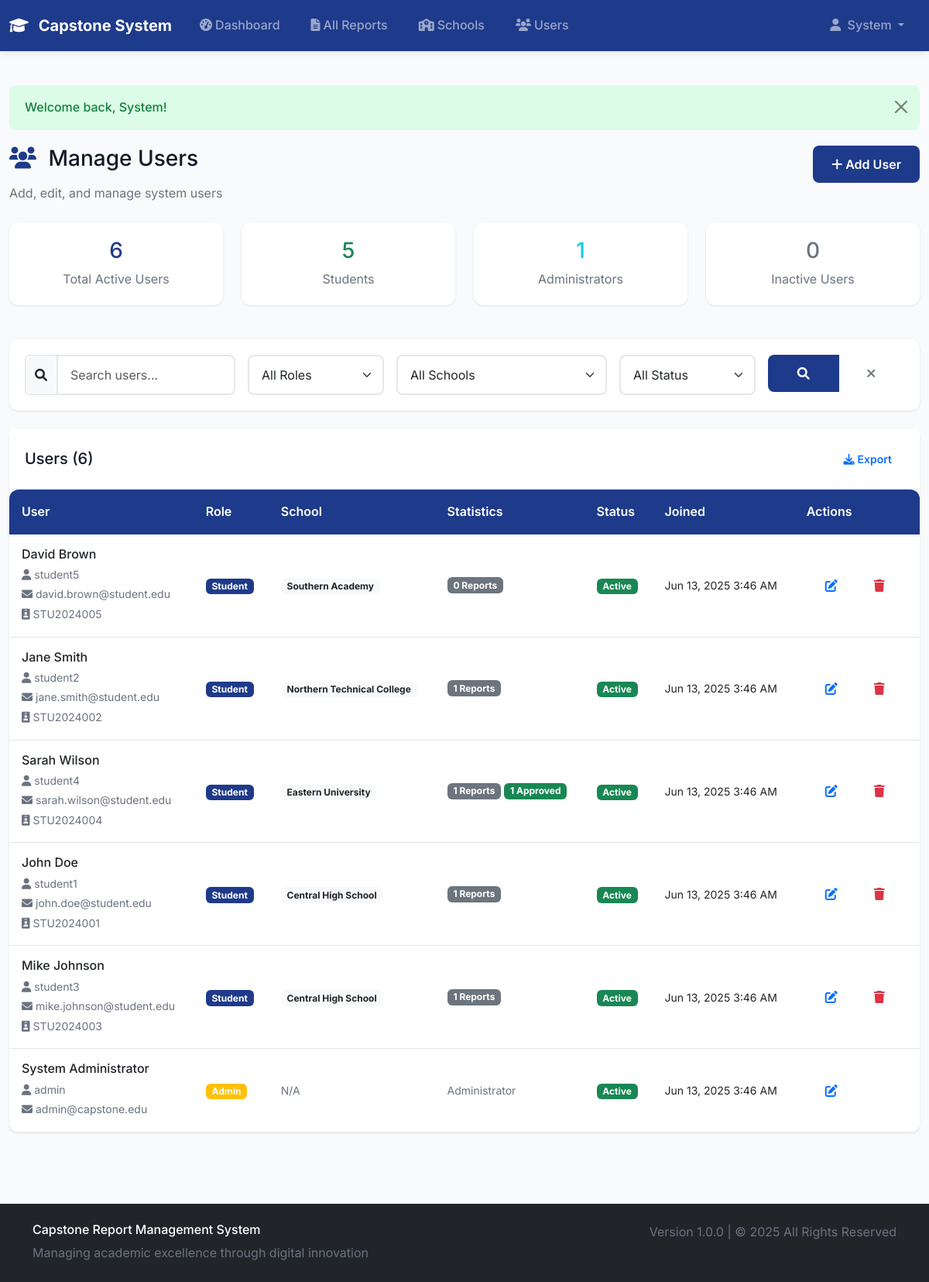
/admin/manage_users.php (signed in), run on the app's committed database.
### tables this page shows
CREATE TABLE users (
    id INT AUTO_INCREMENT PRIMARY KEY,
    username VARCHAR(100) UNIQUE NOT NULL,
    email VARCHAR(255) UNIQUE NOT NULL,
    password VARCHAR(255) NOT NULL,
    first_name VARCHAR(100) NOT NULL,
    last_name VARCHAR(100) NOT NULL,
    role ENUM('student', 'admin') NOT NULL,
    student_id VARCHAR(50),
    school_id INT,
    status ENUM('active', 'inactive') DEFAULT 'active',
    created_at TIMESTAMP DEFAULT CURRENT_TIMESTAMP,
    FOREIGN KEY (school_id) REFERENCES schools(id) ON DELETE SET NULL
);

CREATE TABLE schools (
    id INT AUTO_INCREMENT PRIMARY KEY,
    name VARCHAR(255) NOT NULL,
    code VARCHAR(50) UNIQUE NOT NULL,
    email VARCHAR(255) NOT NULL,
    password VARCHAR(255) NOT NULL,
    contact_person VARCHAR(255),
    phone VARCHAR(50),
    address TEXT,
    status ENUM('active', 'inactive') DEFAULT 'active',
    created_at TIMESTAMP DEFAULT CURRENT_TIMESTAMP
);

### config/config.php (called while the page is built, shortened)
<?php
require_once __DIR__ . '/database.php';
require_once __DIR__ . '/../includes/functions.php';
$db = new Database();
?>

### config/database.php (called while the page is built, shortened)
<?php
class Database {
    private $host = DB_HOST;
    private $username = DB_USERNAME;
    private $password = DB_PASSWORD;
    private $database = DB_NAME;
    private $connection;
    private function connect() {
        try {
            $this->connection = new PDO(
                "mysql:host={$this->host};dbname={$this->database};charset=utf8mb4",
                $this->username,
                $this->password,
                [
                    PDO::ATTR_ERRMODE => PDO::ERRMODE_EXCEPTION,
                    PDO::ATTR_DEFAULT_FETCH_MODE => PDO::FETCH_ASSOC,
                    PDO::ATTR_EMULATE_PREPARES => false
                ]
            );
        } catch (PDOException $e) {
            die("Database connection failed: " . $e->getMessage());
        }
    }
    public function query($sql, $params = []) {
        try {
            $stmt = $this->connection->prepare($sql);
            $stmt->execute($params);
            return $stmt;
        } catch (PDOException $e) {
            error_log("Database query error: " . $e->getMessage());
            return false;
        }
    }
    public function fetchAll($sql, $params = []) {
        $stmt = $this->query($sql, $params);
        return $stmt ? $stmt->fetchAll() : [];
    }
    public function fetchOne($sql, $params = []) {
        $stmt = $this->query($sql, $params);
        return $stmt ? $stmt->fetch() : null;
    }
}
?>

### admin/manage_users.php (the view, shortened to what this page needs)
<?php
require_once '../config/config.php';
$page = (int)($_GET['page'] ?? 1);
$perPage = 15;
$offset = ($page - 1) * $perPage;
$search = $_GET['search'] ?? '';
$roleFilter = $_GET['role'] ?? '';
$schoolFilter = $_GET['school'] ?? '';
$statusFilter = $_GET['status'] ?? '';
$conditions = ["1=1"];
$params = [];
$whereClause = implode(' AND ', $conditions);
$totalUsers = $db->fetchOne(
    "SELECT COUNT(*) as count FROM users u WHERE $whereClause",
    $params
)['count'];
$users = $db->fetchAll(
    "SELECT u.*, s.name as school_name,
            COUNT(r.id) as report_count,
            SUM(CASE WHEN r.status = 'approved' THEN 1 ELSE 0 END) as approved_count
     FROM users u
     LEFT JOIN schools s ON u.school_id = s.id
     LEFT JOIN reports r ON u.id = r.student_id
     WHERE $whereClause
     GROUP BY u.id
     ORDER BY u.created_at DESC
     LIMIT $perPage OFFSET $offset",
    $params
);
$userStats = [
    'total_users' => $db->fetchOne("SELECT COUNT(*) as count FROM users WHERE status = 'active'")['count'],
    'students' => $db->fetchOne("SELECT COUNT(*) as count FROM users WHERE role = 'student' AND status = 'active'")['count'],
    'admins' => $db->fetchOne("SELECT COUNT(*) as count FROM users WHERE role = 'admin' AND status = 'active'")['count'],
    'inactive' => $db->fetchOne("SELECT COUNT(*) as count FROM users WHERE status = 'inactive'")['count']
];
require_once '../includes/header.php';
?>
<div class="row mb-4">
    <div class="col">
        <h1 class="h3 mb-3">
            <i class="fas fa-users text-primary me-2"></i>
            Manage Users
        </h1>
        <p class="text-muted mb-0">Add, edit, and manage system users</p>
    </div>
    <div class="col-auto">
        <button class="btn btn-primary" data-bs-toggle="modal" data-bs-target="#addUserModal">
            <i class="fas fa-plus me-1"></i>Add User
        </button>
    </div>
</div>
<div class="row mb-4">
    <div class="col-md-3">
        <div class="card text-center">
            <div class="card-body">
                <h3 class="text-primary"><?php echo $userStats['total_users']; ?></h3>
                <p class="mb-0 text-muted">Total Active Users</p>
            </div>
        </div>
    </div>
    <div class="col-md-3">
        <div class="card text-center">
            <div class="card-body">
                <h3 class="text-success"><?php echo $userStats['students']; ?></h3>
                <p class="mb-0 text-muted">Students</p>
            </div>
        </div>
    </div>
    <div class="col-md-3">
        <div class="card text-center">
            <div class="card-body">
                <h3 class="text-info"><?php echo $userStats['admins']; ?></h3>
                <p class="mb-0 text-muted">Administrators</p>
            </div>
        </div>
    </div>
    <div class="col-md-3">
        <div class="card text-center">
            <div class="card-body">
                <h3 class="text-secondary"><?php echo $userStats['inactive']; ?></h3>
                <p class="mb-0 text-muted">Inactive Users</p>
            </div>
        </div>
    </div>
</div>
<div class="card mb-4">
    <div class="card-body">
        <form method="GET" class="row g-3">
            <div class="col-md-3">
                <div class="input-group">
                    <span class="input-group-text">
                        <i class="fas fa-search"></i>
                    </span>
                    <input type="text" class="form-control" name="search"
                           value="<?php echo htmlspecialchars($search); ?>"
                           placeholder="Search users...">
                </div>
            </div>
            <div class="col-md-2">
                <select class="form-select" name="role">
                    <option value="">All Roles</option>
                </select>
            </div>
            <div class="col-md-3">
                <select class="form-select" name="school">
                    <option value="">All Schools</option>
                </select>
            </div>
            <div class="col-md-2">
                <select class="form-select" name="status">
                    <option value="">All Status</option>
                </select>
            </div>
            <div class="col-md-2">
                <div class="btn-group w-100">
                    <button type="submit" class="btn btn-primary">
                        <i class="fas fa-search"></i>
                    </button>
                    <a href="manage_users.php" class="btn btn-outline-secondary">
                        <i class="fas fa-times"></i>
                    </a>
                </div>
            </div>
        </form>
    </div>
</div>
<div class="card">
    <div class="card-header d-flex justify-content-between align-items-center">
        <h5 class="mb-0">
            Users (<?php echo $totalUsers; ?>)
        </h5>
        <?php if (!empty($users)): ?>
            <button class="btn btn-sm btn-outline-primary" onclick="exportTable('usersTable', 'users')">
                <i class="fas fa-download me-1"></i>Export
            </button>
        <?php endif; ?>
    </div>
    <div class="card-body p-0">
        <?php if (empty($users)): ?>
            <div class="text-center py-5">
                <i class="fas fa-users fa-3x text-muted mb-3"></i>
                <h6 class="text-muted">No users found</h6>
                <?php if ($search || $roleFilter || $schoolFilter || $statusFilter): ?>
                    <p class="text-muted mb-3">Try adjusting your search criteria</p>
                    <a href="manage_users.php" class="btn btn-outline-primary">
                        <i class="fas fa-times me-1"></i>Clear Filters
                    </a>
                <?php else: ?>
                    <p class="text-muted mb-3">Add the first user to get started</p>
                    <button class="btn btn-primary" data-bs-toggle="modal" data-bs-target="#addUserModal">
                        <i class="fas fa-plus me-1"></i>Add User
                    </button>
                <?php endif; ?>
            </div>
        <?php else: ?>
            <div class="table-responsive">
                <table class="table table-hover mb-0" id="usersTable">
                    <thead>
                        <tr>
                            <th>User</th>
                            <th>Role</th>
                            <th>School</th>
                            <th>Statistics</th>
                            <th>Status</th>
                            <th>Joined</th>
                            <th>Actions</th>
                        </tr>
                    </thead>
                    <tbody>
                        <?php foreach ($users as $user): ?>
                            <tr>
                                <td>
                                    <div>
                                        <h6 class="mb-1"><?php echo htmlspecialchars($user['first_name'] . ' ' . $user['last_name']); ?></h6>
                                        <small class="text-muted">
                                            <i class="fas fa-user me-1"></i><?php echo htmlspecialchars($user['username']); ?>
                                        </small>
                                        <br>
                                        <small class="text-muted">
                                            <i class="fas fa-envelope me-1"></i><?php echo htmlspecialchars($user['email']); ?>
                                        </small>
                                        <?php if ($user['student_id']): ?>
                                            <br>
                                            <small class="text-muted">
                                                <i class="fas fa-id-badge me-1"></i><?php echo htmlspecialchars($user['student_id']); ?>
                                            </small>
                                        <?php endif; ?>
                                    </div>
                                </td>
                                <td>
                                    <span class="badge bg-<?php echo $user['role'] === 'admin' ? 'warning' : 'primary'; ?>">
                                        <?php echo ucfirst($user['role']); ?>
                                    </span>
                                </td>
                                <td>
                                    <?php if ($user['school_name']): ?>
                                        <span class="badge bg-light text-dark">
                                            <?php echo htmlspecialchars($user['school_name']); ?>
                                        </span>
                                    <?php else: ?>
                                        <small class="text-muted">N/A</small>
                                    <?php endif; ?>
                                </td>
                                <td>
                                    <?php if ($user['role'] === 'student'): ?>
                                        <div class="d-flex gap-1">
                                            <span class="badge bg-secondary"><?php echo $user['report_count']; ?> Reports</span>
                                            <?php if ($user['approved_count'] > 0): ?>
                                                <span class="badge bg-success"><?php echo $user['approved_count']; ?> Approved</span>
                                            <?php endif; ?>
                                        </div>
                                    <?php else: ?>
                                        <small class="text-muted">Administrator</small>
                                    <?php endif; ?>
                                </td>
                                <td>
                                    <span class="badge bg-<?php echo $user['status'] === 'active' ? 'success' : 'secondary'; ?>">
                                        <?php echo ucfirst($user['status']); ?>
                                    </span>
                                </td>
                                <td>
                                    <small><?php echo formatDate($user['created_at']); ?></small>
                                </td>
                                <td>
                                    <div class="btn-group btn-group-sm">
                                        <button class="btn btn-outline-primary" onclick="editUser(<?php echo htmlspecialchars(json_encode($user)); ?>)">
                                            <i class="fas fa-edit"></i>
                                        </button>
                                        <?php if ($user['id'] !== $_SESSION['user_id']): ?>
                                            <button class="btn btn-outline-danger" onclick="deleteUser(<?php echo $user['id']; ?>, '<?php echo htmlspecialchars($user['first_name'] . ' ' . $user['last_name']); ?>')">
                                                <i class="fas fa-trash"></i>
                                            </button>
                                        <?php endif; ?>
                                    </div>
                                </td>
                            </tr>
                        <?php endforeach; ?>
                    </tbody>
                </table>
            </div>
        <?php endif; ?>
    </div>
</div>
<?php require_once '../includes/footer.php'; ?>

### assets/css/style.css (style rules this page uses)
:root { --primary-color: #1E3A8A; --secondary-color: #059669; --background-color: #F9FAFB; --text-color: #111827; --accent-color: #7C3AED; --warning-color: #F59E0B; --light-gray: #E5E7EB; --medium-gray: #6B7280; --dark-gray: #374151; }
* { margin: 0; padding: 0; box-sizing: border-box; }
body { font-family: 'Inter', 'Source Sans Pro', -apple-system, BlinkMacSystemFont, sans-serif; background-color: var(--background-color); color: var(--text-color); line-height: 1.6; }
.bg-primary { background-color: var(--primary-color) !important; }
.text-primary { color: var(--primary-color) !important; }
.btn-primary { background-color: var(--primary-color); border-color: var(--primary-color); }
.card { border: none; border-radius: 12px; box-shadow: 0 1px 3px rgba(0, 0, 0, 0.1); margin-bottom: 20px; transition: all 0.3s ease; }
.card-header { background-color: white; border-bottom: 1px solid var(--light-gray); padding: 20px; font-weight: 600; color: var(--text-color); }
.card-body { padding: 20px; }
.form-control, .form-select { border: 2px solid var(--light-gray); border-radius: 8px; padding: 12px 16px; font-size: 1rem; transition: all 0.3s ease; }
.table { background-color: white; border-radius: 12px; overflow: hidden; box-shadow: 0 1px 3px rgba(0, 0, 0, 0.1); }
.table thead th { background-color: var(--primary-color); color: white; font-weight: 600; padding: 16px; border: none; }
.table tbody td { padding: 16px; vertical-align: middle; border-bottom: 1px solid var(--light-gray); }
.btn { border-radius: 8px; padding: 12px 24px; font-weight: 600; font-size: 1rem; transition: all 0.3s ease; border: none; }
.btn-sm { padding: 8px 16px; font-size: 0.875rem; }
.text-muted { color: var(--medium-gray) !important; }

### data on the page
users: first_name+last_name "David Brown", username "student5", email "david.brown@student.edu", student "STU2024005", role "Student", school.name "Southern Academy", report_count "0", status "Active", created_at "Jun 13, 2025 3:46 AM"
users: first_name+last_name "Jane Smith", username "student2", email "jane.smith@student.edu", student "STU2024002", role "Student", school.name "Northern Technical College", report_count "1", status "Active", created_at "Jun 13, 2025 3:46 AM"
users: first_name+last_name "Sarah Wilson", username "student4", email "sarah.wilson@student.edu", student "STU2024004", role "Student", school.name "Eastern University", report_count "1", approved_count "1", status "Active", created_at "Jun 13, 2025 3:46 AM"
users: first_name+last_name "John Doe", username "student1", email "john.doe@student.edu", student "STU2024001", role "Student", school.name "Central High School", report_count "1", status "Active", created_at "Jun 13, 2025 3:46 AM"
users: first_name+last_name "Mike Johnson", username "student3", email "mike.johnson@student.edu", student "STU2024003", role "Student", school.name "Central High School", report_count "1", status "Active", created_at "Jun 13, 2025 3:46 AM"
users: first_name+last_name "System Administrator", username "admin", email "admin@capstone.edu", role "Admin", shows "N/A", status "Active", created_at "Jun 13, 2025 3:46 AM"

### other printed values
$_SESSION['first_name'] "System"
$message "Welcome back, System!"
$userStats['total_users'] "6"
$userStats['students'] "5"
$userStats['admins'] "1"
$userStats['inactive'] "0"
$totalUsers "6"
APP_VERSION "1.0.0"
